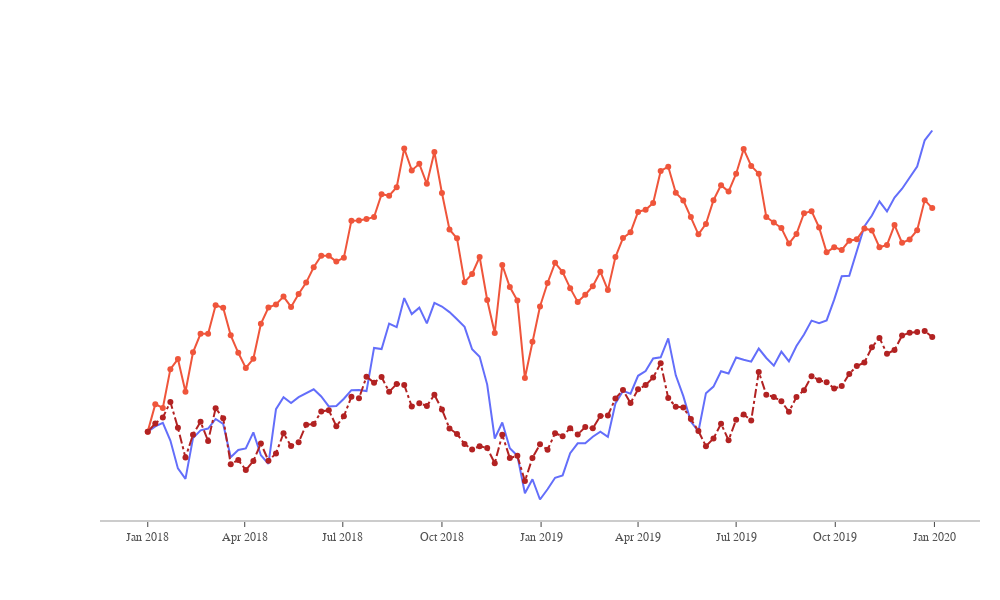

Notebook source saved alongside this figure:
### Markdown cell above
## Line Plots

### Code cell
df_stocks =px.data.stocks()
# px.line(df_stocks, x='date',y='GOOG',labels={'date':'Date', 'GOOG':'Prices'})

# px.line(df_stocks, x='date',y=['GOOG','AAPL'], labels={'date':'Date', 'GOOG':'Prices'}, title='Apple vs Google',height=600)
# fig=go.Figure()
# fig.add_trace(go.Scatter(x=df_stocks.date, y=df_stocks.AAPL,
#                         mode='lines', name='Apple'))
# fig.add_trace(go.Scatter(x=df_stocks.date, y=df_stocks.AMZN,
#                         mode='lines+markers', name='Amazon'))
# fig.add_trace(go.Scatter(x=df_stocks.date, y=df_stocks.GOOG,
#                         mode='lines+markers', name='Google',line=dict(color='firebrick',width=2, dash='dashdot')))
# fig.update_layout(dict1=dict(title='Stock Price Data 2018-2020', height=600, xaxis_title='Price', yaxis_title='Date'))

fig.update_layout(xaxis=dict(showline=True, showgrid=False, showticklabels=True,linecolor='rgb(204,204,204)',
                            linewidth=2, ticks='outside', tickfont=dict(family='Arial',size=12,color='rgb(82,82,82)',),),
                  
                             yaxis=dict(showgrid=False,zeroline=False, showline=False, showticklabels=False),
                  autosize=False, margin=dict(autoexpand=False,l=100,r=20,t=110,),
                  showlegend=False, plot_bgcolor='white', height=600,width=1000)
fig
